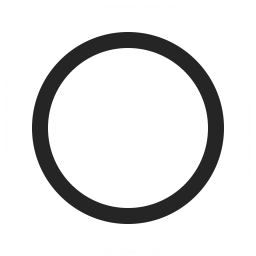
#> input picture shape_circle.png, 256 x 256 px, found by its file name
$ python haar.py
#> lines starting #> are read from the running program, lines starting #| are printed output that depends on the picture
from PIL import Image
import numpy as np
import math, cv2
from matplotlib import pyplot as plt
from timeit import default_timer as timer

def get_kernel(N):
    haar = np.zeros((N, N))
    x_values = []

    for i in range(0, N):
        x = (i)/N
        x_values.append(x)

    min_r = 0
    max_r = int(math.log2(N))
    rm_tuples = []

    for r in range(min_r, max_r):
        min_m = 1
        max_m = 2**r
        for m in range(min_m, max_m+1):
            rm_tuples.append((r,m))

    for u in range(N):
        r,m = rm_tuples[u-1]
        min_1_included = (m-1)/(2**r)
        max_1_not_included = (m-0.5)/(2**r)
        min_2_included = (m-0.5)/(2**r)
        max_2_not_included = (m)/(2**r)
        for v in range(N):
            if u == 0:
                haar_value = 1/math.sqrt(N)
            else:
                x = x_values[v]
                if x>= min_1_included and x< max_1_not_included:
                    haar_value = (2**(r/2))/(math.sqrt(N))
                elif x>= min_2_included and x< max_2_not_included:
                    haar_value = -(2**(r/2))/(math.sqrt(N))
                else:
                    haar_value = 0
            haar[u,v] = haar_value*(math.sqrt(N))

    return haar

def fix_binary_to_lenght(binary, lenght):
    while len(binary) < lenght:
        binary = '0'+binary
    return binary


def ordered_kernel(haar_transform):
    skips_number = []
    for row in haar_transform:
        current_value = row[0]
        skips = 0
        for i in row:
            temp_value = i
            if temp_value != current_value:
                skips += 1
            current_value = temp_value
        skips_number.append(skips)
    ordered_transform = np.zeros((haar_transform.shape))
    for original_position, ordered_position in enumerate(skips_number):
        ordered_transform[ordered_position] = haar_transform[original_position]

    return ordered_transform

def multiply_matrix(A,B):
  global C
  if  A.shape[1] == B.shape[0]:
    C = np.zeros((A.shape[0],B.shape[1]),dtype = int)
    for row in range(A.shape[0]):
        for col in range(B.shape[1]):
            for elt in range(len(B)):
              C[row, col] += A[row, elt] * B[elt, col]
    return C
  else:
    return "Sorry, cannot multiply A and B."

def decimalToBinary(n):
    return bin(n).replace("0b", "")

if __name__ == "__main__":

    image_path = "/Users/marynavek/Projects/ImageProcessing/shape_circle.png"

    image = cv2.imread(image_path, 0)
#> image: shape (256, 256); min 37, max 255, mean 225.5
    image = cv2.resize(image, (32,32))
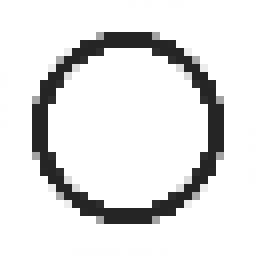
#> image: shape (32, 32) (shown 8 times larger); min 37, max 255, mean 225.6

    plt.imshow(image, cmap='gray')
    plt.show()
    haar = get_kernel(32)
    plt.imshow(haar, cmap='gray')
    plt.show()
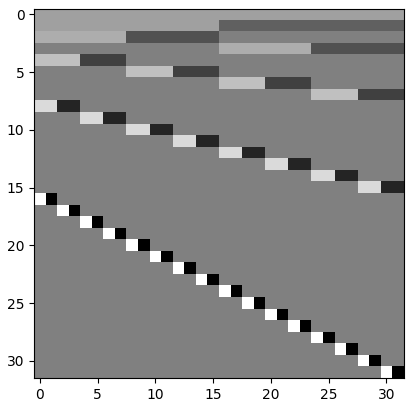
#> figure drawn by matplotlib, 1 panel
    new_image = multiply_matrix(haar,image)
#> after the loop in multiply_matrix, `for row in range(A.shape[0]):`:
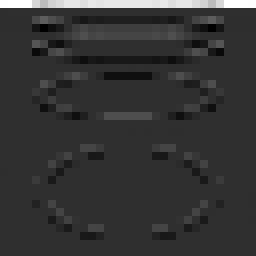
#> C: shape (32, 32) int64 (shown 8 times larger); min -1847, max 8160, mean 224.9; drawn with min black and max white
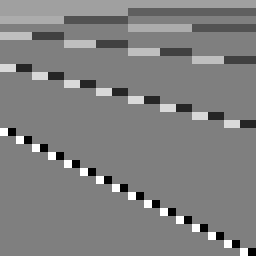
#> haar: shape (32, 32) float64 (shown 8 times larger); min -4, max 4, mean 0.0312; drawn with min black and max white
    plt.imshow(new_image, cmap='gray')
    plt.show()
    reverse = multiply_matrix(np.linalg.inv(haar),new_image)
    plt.imshow(reverse, cmap='gray')
    plt.show()
